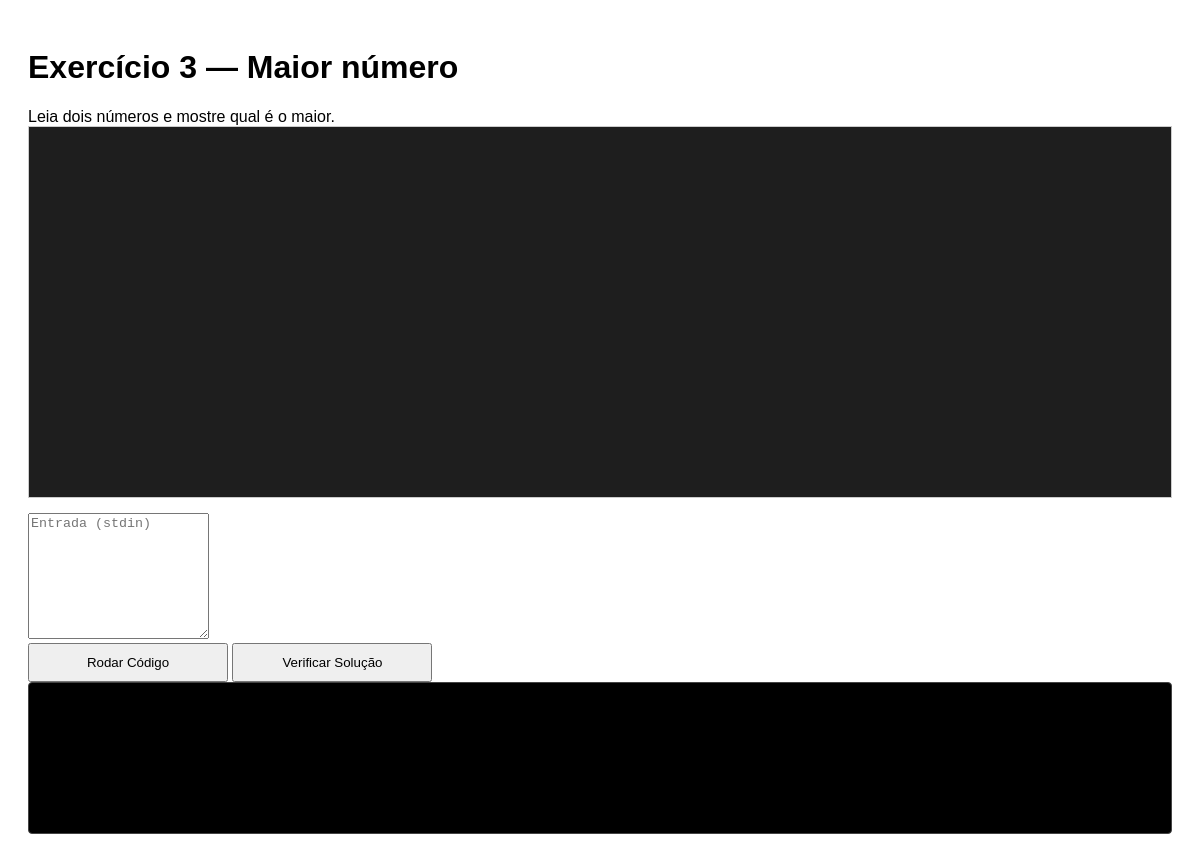
The app's page /pages/index.php?p=3 with its own data.
### tables this page shows
CREATE TABLE exercicios(
	id INT AUTO_INCREMENT PRIMARY KEY NOT NULL,
	titulo VARCHAR(255) NOT NULL,
		descricao TEXT NOT NULL,
		codigo_inicial TEXT NOT NULL,
		posicao INT NOT null
);

### pages/index.php (the view, shortened to what this page needs)
<?php
    require_once "../backend/database.php";
    $exercicioId = $_GET["p"] ?? 1;
    $stmt = $pdo->prepare("SELECT * FROM exercicios WHERE id = ?");
    $stmt->execute([$exercicioId]);
    $exercicio = $stmt->fetch(PDO::FETCH_ASSOC);
?>
<!DOCTYPE html>
<html lang="pt-br">
<head>
    <link rel="stylesheet" href="css/style.css">
</head>
<body style="background-color: white; color: black!important;">
    <div class="editor-container" data-exercicio-id="<?= (int)$exercicio["id"] ?>">
        <h1><?= htmlspecialchars($exercicio["titulo"]) ?></h1>
        <div>
            <?= nl2br(htmlspecialchars($exercicio["descricao"]))?>
        </div>
        <div id="editor-container" style="background-color: #1e1e1e;height: 350px; padding-top: 20px; border: 1px solid #ccc; margin-bottom: 15px;"></div>
        <textarea id="stdin" placeholder="Entrada (stdin)" style="height:120px;"></textarea>
        <div class="button-group">
            <button id="runButton">Rodar Código</button>
            <button id="verifyButton">Verificar Solução</button>
        </div>
        <div class="console" style="color: white;" id="output"></div>
    </div>
</body>
</html>

### pages/css/style.css (style rules this page uses)
body { background-color: #121212; color: #ffffff; font-family: Arial, sans-serif; padding: 20px; }
button { width: 200px; padding: 10px; cursor: pointer; }
.console { background: #000000; color: #00ff00; padding: 15px; min-height: 120px; white-space: pre-wrap; border: 1px solid #444; border-radius: 4px; }

### records on screen
exercicios: titulo "Exercício 3 — Maior número", descricao "Leia dois números e mostre qual é o maior."
